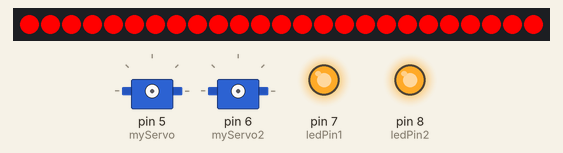
This sketch was run on a simulated Arduino Uno, built with avr-gcc and run on an emulated ATmega328P. Shown: 25 RGB LEDs in strip order, left to right, 2 × servo, output pins drawn as LEDs (lit = HIGH).

Above: at 0.1 s.
At 11.6 s:
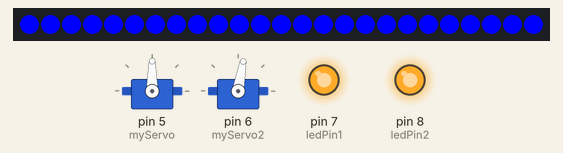
At 15.4 s:
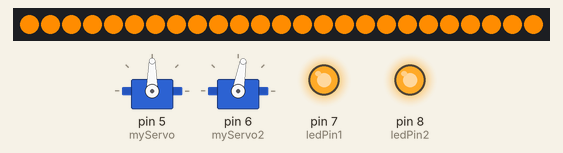
At 18.4 s:
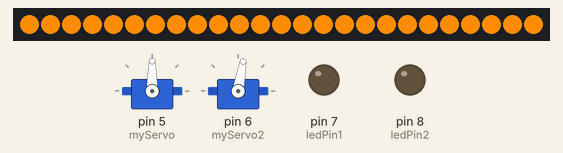
At 21.4 s:
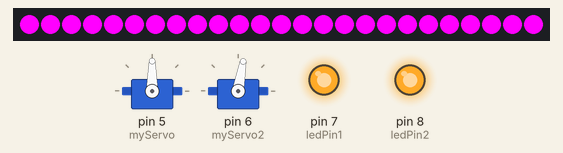
Timing chart, 0 to 22.9 s (numbered marks = the images above):
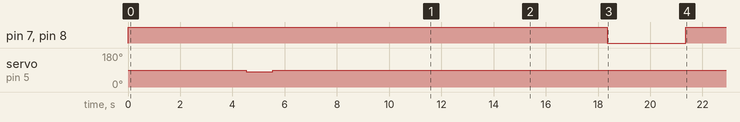

Measured:
- what the display in image 1 shows lasts 6.8 s, from 8.5 s to 15.3 s
- what the display in image 2 shows lasts 6.1 s, from 15.3 s to 21.4 s

The sketch:

HEY.ino
```cpp
#include "SoftwareSerial.h"
#include <Servo.h>
#include <Adafruit_NeoPixel.h>

#define ARDUINO_RX 4 // TX of the module
#define ARDUINO_TX 3 // RX of the module
#define PIN 9       // the NeoPixel strip in 9
#define NUMPIXELS 25 // Number of NeoPixels
int ledPin1 = 7;
int ledPin2 = 8;
//Initializing the mp3 and pixels
SoftwareSerial myMP3(ARDUINO_RX, ARDUINO_TX);
Adafruit_NeoPixel strip = Adafruit_NeoPixel(NUMPIXELS, PIN, NEO_GRB + NEO_KHZ800);

//Servo positions
Servo myServo;
Servo myServo2;

//Audios
bool audioPlayed1 = false; // Hey Candela, im a pumpkin
bool audioPlayed2 = false; // Moving left arm
bool audioPlayed3 = false; // Moving right arm
bool audioPlayed4 = false; // turnin off the lights
bool audioPlayed5 = false; // turning on the lightd
bool audioPlayed6 = false; //halloween mode
bool audioPlayed7 = false; //america mode
bool audioPlayed8 = false; //telling a joke
bool audioPlayed9 = false; //saying bye
bool audioPlayed10 = false; // info about nfc and github


void setup() {
  pinMode(ledPin1, OUTPUT);
  pinMode(ledPin2, OUTPUT);

  strip.begin();      // Initialize the NeoPixel strip
  strip.show();       // Update the strip to turn off all pixels

changeStripColor(strip.Color(255, 0, 0)); // Red
  delay(1000);


  myMP3.begin(9600);
  delay(500);

  // Select the TF Card
  myMP3.write(0x7E); // Start byte
  myMP3.write(0x03); // Number of bytes excluding start and end byte
  myMP3.write(0x35); // Command: Select TF Card
  myMP3.write(0x01); // TF Card
  myMP3.write(0xEF); // End byte
  delay(20);

  // Attach the first servo to pin 5 and set it to 0 degrees
  myServo.attach(5);
  myServo.write(90); // Initial position
  delay(1000); // Wait for 1 second


  // LEFT ARM
  if (!audioPlayed1) {
    playAudio(0x03);  // Play 1st audio
    audioPlayed1 = true;
  }

  delay(2000);

  // Move the first servo
  myServo.write(80); // Move the servo
  delay(1000); // Wait for the movement
  myServo.write(90); // Return to initial position
  delay(3000); // Allow some time before next action


  // Change LEDs to another color before playing the second audio
  changeStripColor(strip.Color(0, 0, 255)); // Blue
  delay(1000); // Wait for 1 second

  // RIGHT ARM
  if (!audioPlayed2) {
    playAudio(0x02); // Play the second song
    audioPlayed2 = true; // Set the flag to indicate second audio has been played
  }

  // Wait for the duration of the second MP3 file
  delay(2000); // Adjust this if the second audio file is longer
  myServo2.attach(6);
  myServo2.write(80); // Move the second servo
  delay(800); // Wait for the movement
  myServo2.detach();
  delay(3000);

  // led OFF
  changeStripColor(strip.Color(255, 140, 0)); // Orange
  delay(1000); // Wait for 1 second

  if (!audioPlayed3) {
    playAudio(0x04); // Play the third song
    audioPlayed3 = true; // Set the flag to indicate third audio has been played
  }
  delay(2000);

  pinMode(7, OUTPUT);
  digitalWrite(7, LOW);
  pinMode(8, OUTPUT);
  digitalWrite(8, LOW);
  delay(3000);


  // led ON
  changeStripColor(strip.Color(255, 0, 255)); // Purple
  delay(1000); // Wait for 1 second

  if (!audioPlayed4) {
    playAudio(0x05); // Play the fourth song
    audioPlayed4 = true; // Set the flag to indicate fourth audio has been played
  }
  delay(4000);

   pinMode(8, OUTPUT);
  digitalWrite(8, HIGH);
  pinMode(7, OUTPUT);
  digitalWrite(7, HIGH);

}

void loop() {
}

// Function to set all NeoPixels to a specific color
void changeStripColor(uint32_t color) {
  for(int i=0; i<NUMPIXELS; i++) {
    strip.setPixelColor(i, color);
  }
  strip.show();

  digitalWrite(ledPin1, HIGH);
 digitalWrite(ledPin2, HIGH);
}

// Function to play an audio file
void playAudio(byte trackNumber) {
  myMP3.write(0x7E); // Start byte
  myMP3.write(0x04); // Number of bytes excluding start and end byte
  myMP3.write(0x41); // Command: Play song
  myMP3.write((byte)0x00); // First byte of data: root directory
  myMP3.write(trackNumber); // Specific file on the card
  myMP3.write(0xEF); // End byte
}
```
